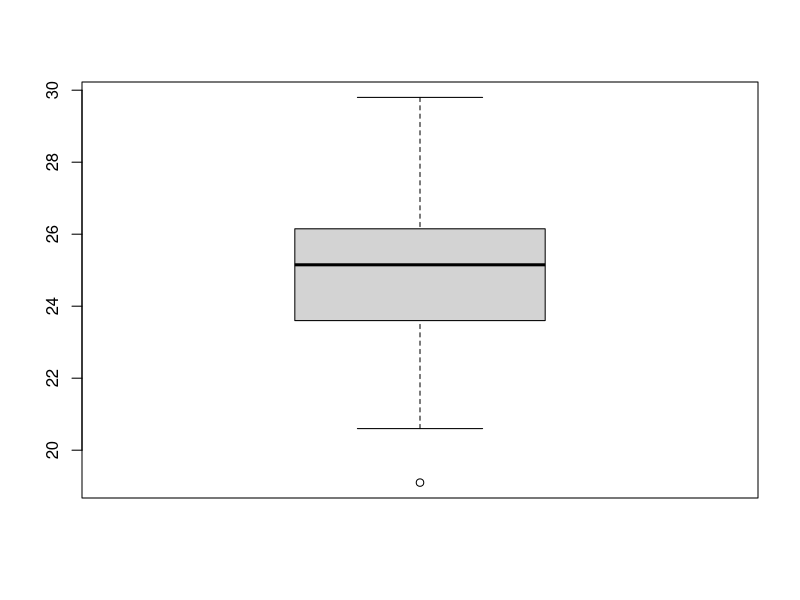
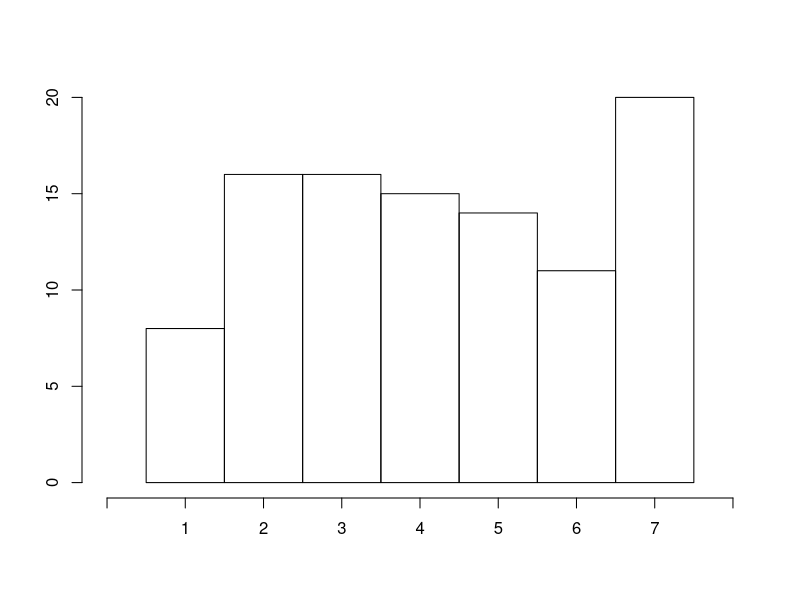
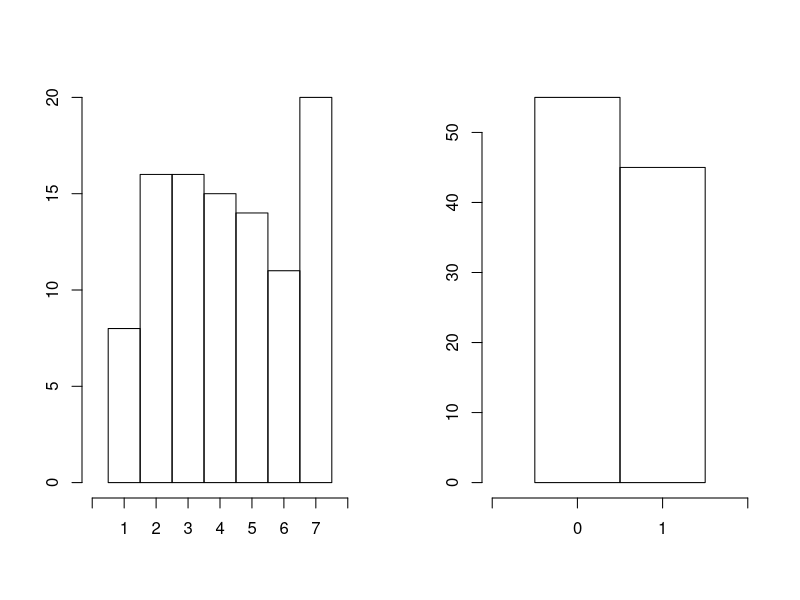
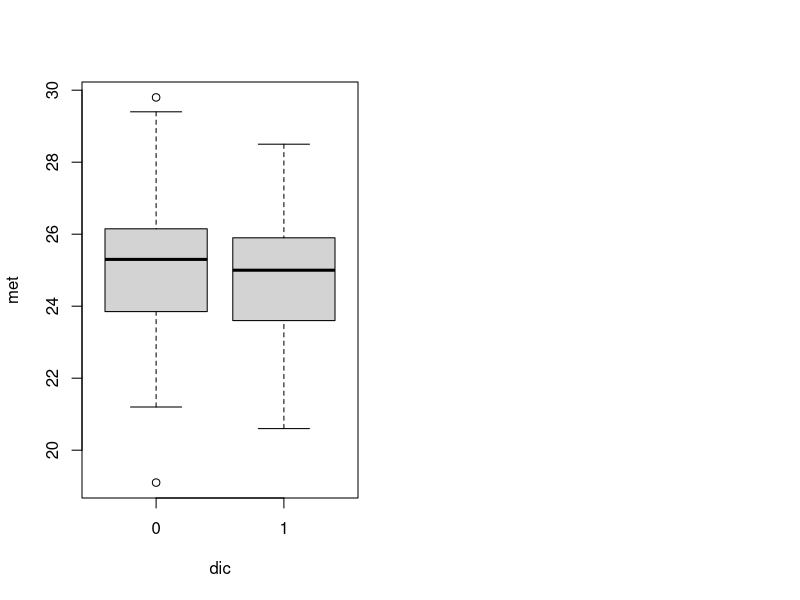

Recreate these plots in R, in order.
#Hier die Funktionen zur Auswertung
test <- data.frame("alter"=round(rnorm(100, mean = 25,sd = 2),1),
                   "fach"=factor(sample(c("A", "B", "C"),100, rep=T)),
                   "IntMath" = factor(sample(1:7, 100, rep=T)),
                   "IntPro" = factor(sample(1:7, 100, rep=T)),
                   "MLK" = factor(sample(0:1, 100, rep=T))                   )

# (a) Eine Funktion, die verschiedene geeignete deskriptive Statistiken
# fuer metrische Variablen berechnet und ausgibt

metric <- function(v){
  print(summary(v))
  cat("Var:", var(v))
  boxplot(v)
}
#Test
metric(test$alter)



# b) Eine Funktion, die verschiedene geeignete deskriptive Statistiken
# fuer kategoriale Variablen berechnet und ausgibt

kateg <- function(v){
  #browser()
  #Haeufigkeiten
  cat("Haeufigkeiten","\n")
  print(table(v))
  
  #Modus
  cat("\nModus: ", names(which(table(v)==max(table(v)))), "\n")
  cat("--------------------------", "\n")
  
  #Grafik
  n <- length(levels(v))
  maH <- max(table(v))
  plot.new()
  plot.window(xlim=c(0,n+1), ylim=c(0,maH))
  axis(1, at=0:(n+1), labels = c("",levels(v),""))
  axis(2)
  rect(xleft=(1:n)-0.5, ybottom=0, xright=(1:n)+0.5, ytop=table(v))
  
}
#Test
kateg(test$IntMath)

# (c) Eine Funktion, die geeignete deskriptive bivariate Statistiken fuer
# den Zusammenhang zwischen zwei kategorialen Variablen
# berechnet ausgibt

bivKateg <- function(v1, v2){
  par(mfrow=c(1,2))
  
  #einzelne Auswertungen
  kateg(v1)
  kateg(v2)
  
  #gemeinsame Haeufigkeiten
  cat("Gemeinsame Haeufigkeiten:", "\n")
  table(test$IntMath, test$IntPro)
  
  #evtl noch Plot der gemeinsamen Haeufigkeiten
}

#Test
bivKateg(test$IntMath, test$MLK)


# (d) Eine Funktion, die geeignete deskriptive bivariate Statistiken fuer
# den Zusammengang zwischen einer metrischen und einer
# dichotomen Variablen berechnet und ausgibt

bivMetDicho <- function(met, dic){
  print(boxplot(met ~ dic, plot=FALSE))
  boxplot(met ~ dic)
}
bivMetDicho(met = test$alter, dic= test$MLK)


# (e) Eine Funktion, die eine mindestens ordinal skalierte Variable
# quantilbasiert kategorisiert (z.B. in niedrig, mittel, hoch)

quantKateg <- function(){
  
}



# (f) Eine Funktion, die eine geeignete Visualisierung von drei oder vier
# kategorialen Variablen erstellt

visualize <- function(){
  
}



# Freiwillig: weitere zur Deskription und Visualisierung geeignete
# Funktionen